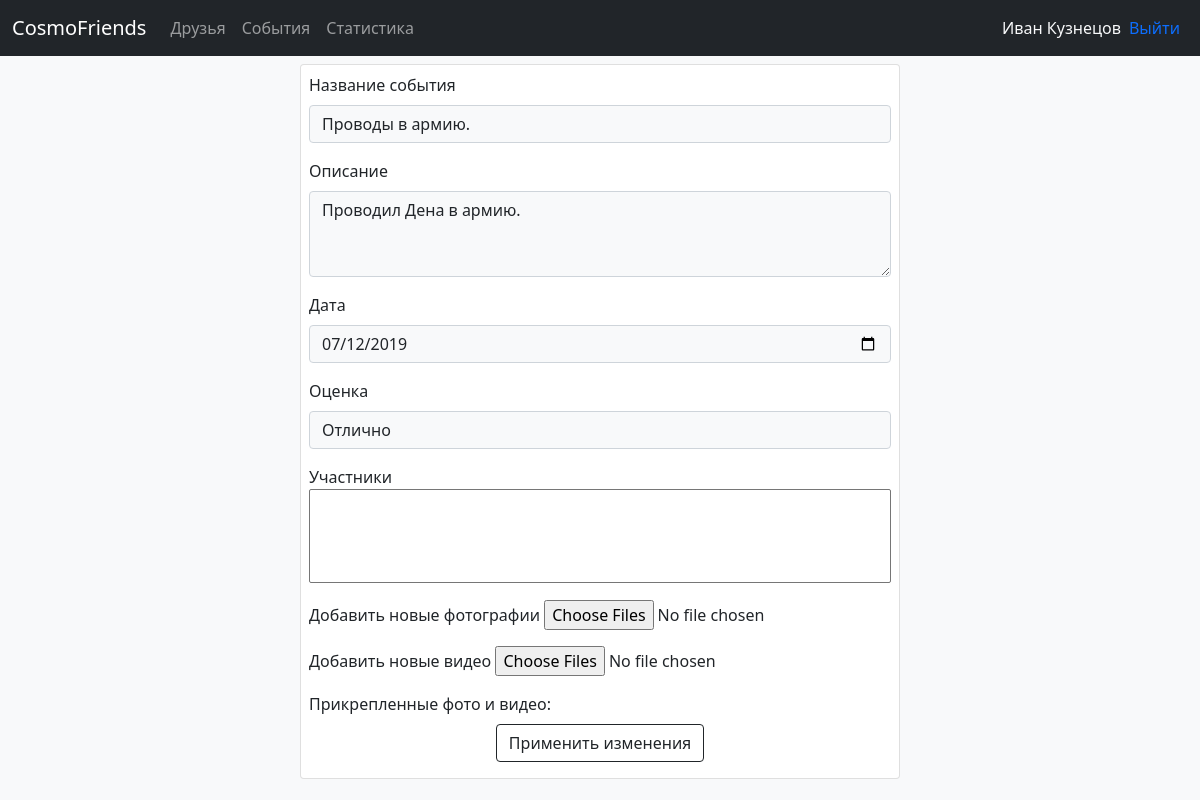
The app's page /events/edit/18/ (signed in) with its own data.
### cosmos/models.py (models this page shows, shortened)
class Event(models.Model):
    class Rating(models.IntegerChoices):
        TERRIBLE = 1, 'Ужасно'
        BAD = 2, 'Плохо'
        NORMAL = 3, 'Удовлетворительно'
        GOOD = 4, 'Хорошо'
        AWESOME = 5, 'Отлично'
    title = models.CharField('Название события', max_length=50)
    user = models.ForeignKey(User, on_delete=models.CASCADE)
    date = models.DateField('Дата', blank=True, null=True)
    points = models.IntegerField('Оценка', default=Rating.AWESOME, choices=Rating.choices)
    members = models.ManyToManyField(Friend)
    report = models.TextField('Описание', blank=True, null=True)
    class Meta:
        ordering = ['-date']

### cosmos/views.py (the view, shortened to what this page needs)
# urls.py: path('events/edit/<int:event_id>/', EditEventView.as_view(), name='edit_event'),
class EditEventView(LoginRequiredMixin, View):
    def get(self, request, event_id):
        event = Event.objects.get(id=event_id)
        if request.user != event.user:
            return render(request, 'cosmos/access_error.html', context={'error': 'Данное событие не существует.'})
        photos = Photo.objects.filter(event=event_id)
        videos = Video.objects.filter(event=event_id)
        bound_form = CreateEventForm(instance=event, current_user=request.user)
        bound_form.fields['images'].label = "Добавить новые фотографии"
        bound_form.fields['videos'].label = "Добавить новые видео"
        return render(request, 'cosmos/edit_event.html',
                      context={'form': bound_form, 'photos': photos, 'event': event, 'videos': videos})

### cosmos/templates/cosmos/edit_event.html (shortened to what this page needs)
{% extends 'base.html' %}
{% load static %}
{% block content %}
{% include 'cosmos/includes/header_template.html' %}
<link rel="stylesheet" href="{% static 'css/events_settings.css' %}">
<form enctype="multipart/form-data" action=" {% url 'edit_event' event.id%} " class="card p-2 mb-2 w-50 bg-default" method="post" style="margin-left: 25%;">
    {% include 'cosmos/includes/forms_labels_template.html' %}
    Прикрепленные фото и видео:
    <div class="mt-2 mb-2 text-center">
        <button type="submit" class="btn btn-outline-dark">Применить изменения</button>
    </div>
</form>
{% endblock %}

### cosmos/templates/cosmos/includes/header_template.html (shortened to what this page needs)
<nav class="navbar navbar-expand-lg navbar-dark bg-dark fixed-top">
    <div class="container-fluid">
        <a class="navbar-brand" href=" {% url 'home' %} ">CosmoFriends</a>
        <div class="collapse navbar-collapse" id="navbarSupportedContent">
            <ul class="navbar-nav me-auto mb-lg-0">
                <li class="nav-item active">
                    <a class="nav-link" href=" {% url 'friends' %} ">Друзья</a>
                </li>
                <li class="nav-item active">
                    <a class="nav-link" href="{% url 'events' %}">События</a>
                </li>
                <li class="nav-item active">
                    <a class="nav-link" href="{% url 'statistic' %}">Статистика</a>
                </li>
            </ul>
            <div class="text-light">
                {{ user.get_full_name }}
            </div>
            <div class="text-light">
                <a class="p-2 nav-link" href=" {% url 'logout' %} ">Выйти</a>
            </div>
        </div>
    </div>
</nav>
<div style="height: 4rem;">
</div>

### cosmos/templates/cosmos/includes/forms_labels_template.html (shortened to what this page needs)
{% for f in form %}
<div class="mb-3">
    {{ f.label }}
    {{ f }}
</div>
{% endfor %}

### static/css/settings.css (style rules this page uses)
li { list-style-type: none; }
ul { margin-left: 0; padding-left: 0; }
a { text-decoration: none; }

### static/css/events_settings.css (style rules this page uses)
select { width: 100%; }

### records on screen
Event: form "Проводы в армию." "Проводил Дена в армию." "07/12/2019" "Отлично"

### other values on screen
{{ user.get_full_name }} "Иван Кузнецов"
{{ f.label }} "Название события" "Описание" "Дата" "Оценка" "Участники" "Добавить новые фотографии" "Добавить новые видео"
